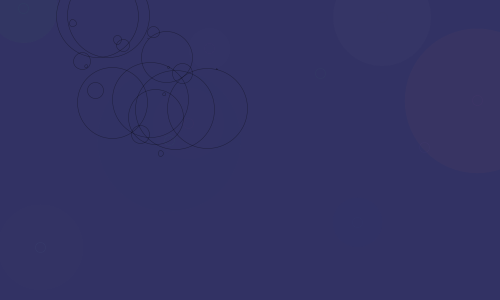
Frame 1 (no input)
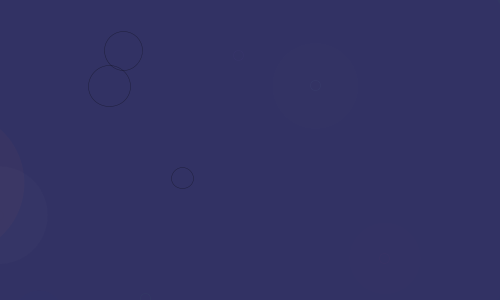
Frame 60 (the mouse pressed at the canvas centre just before this capture)
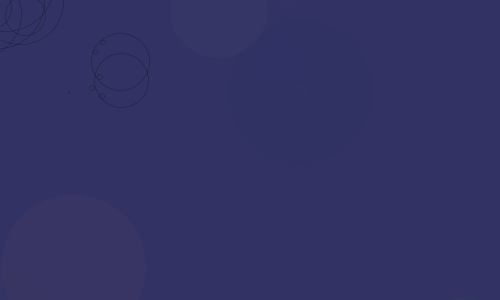
Frame 120 (the mouse held since frame 60 and released just before this capture)

The Processing sketch that drew these frames (run headless with seeded random() and noise(); from frame 60 on, the mouse is pressed at the canvas centre):

// Processing sketch: processing_47712
// ── processing_47712.pde

// set up
int _num = 10;
Circle[] _circleArr = {
};
void setup() {
  size(500, 300);
  background(5,5,160);
  smooth();
  strokeWeight(0.5);
  fill(150, 50);
  drawCircles();
}

void draw() {
  background(50,50,100,20);
  for (int i=0; i<_circleArr.length; i++) {
    Circle thisCirc = _circleArr[i];
    thisCirc.updateMe();
  }
}

void mouseReleased() {
  drawCircles();
}
void drawCircles() {
  for (int i=0; i<_num; i++) {
    Circle thisCirc = new Circle();
    thisCirc.drawMe(); 
    _circleArr = (Circle[])append(_circleArr, thisCirc);
  }
}


//------------class
class Circle {
float x, y;
float radius;
color linecol, fillcol;
float alph;
float xmove, ymove;
Circle() {
x = random(width);
y = random(height);
radius = random(100) + 10;
linecol = color(random(255), random(255),
random(255));
fillcol = color(random(255), random(255),
random(255));
alph = random(10);
xmove = random(10) - 5;
ymove = random(10) - 5;
}
void drawMe() {
noStroke();
fill(fillcol, alph);
ellipse(x, y, radius*2, radius*2);
stroke(linecol, 10);
noFill();
ellipse(x, y, 10, 10);
}
void updateMe() {
x += xmove;
y += ymove;
if (x > (width+radius)) { x=0-radius; }
if (x < (0-radius)) { x=width+radius; }
if (y > (height+radius)) { y=0-radius; }
if (y < (0-radius)) { y=height+radius; }
boolean touching = false;
for (int i=0; i<_circleArr.length; i++) {
Circle otherCirc = _circleArr[i];
if (otherCirc != this) {
float dis = dist(x, y, otherCirc.x, otherCirc.y);
float overlap = dis - radius - otherCirc.radius;
if (overlap < 10) {
float midx, midy;
midx = (y+ otherCirc.x)/3;
midy = (x - otherCirc.y)/3;
stroke(0, 100);
noFill();
overlap *= 1;
ellipse(midx, midy, overlap, overlap);
}
}
}
drawMe();
}
}
